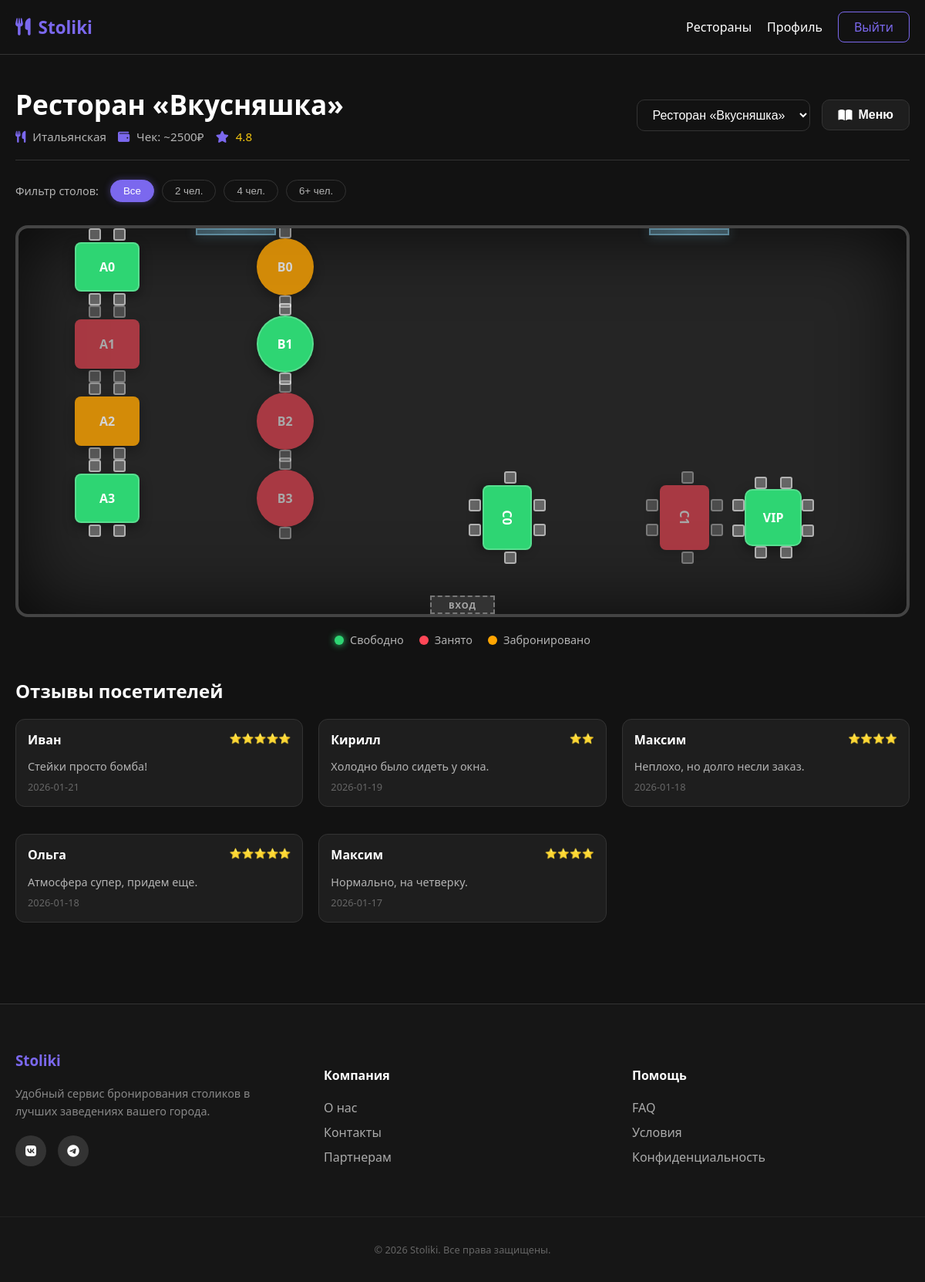
/booking?cafe=2 (signed in), run on the app's committed database.
### tables this page shows
CREATE TABLE cafes (
                 id INTEGER PRIMARY KEY AUTOINCREMENT,
                 name TEXT NOT NULL, address TEXT NOT NULL, cuisine TEXT NOT NULL, is_24h INTEGER DEFAULT 0,
                 avg_check INTEGER DEFAULT 1500, tags TEXT DEFAULT "");

CREATE TABLE tables (
                 id INTEGER PRIMARY KEY AUTOINCREMENT,
                 cafe_id INTEGER, number TEXT NOT NULL, seats INTEGER NOT NULL,
                 pos_x INTEGER DEFAULT 0, pos_y INTEGER DEFAULT 0,
                 shape TEXT DEFAULT 'rect', rotation INTEGER DEFAULT 0,
                 FOREIGN KEY(cafe_id) REFERENCES cafes(id));

CREATE TABLE reviews (
                 id INTEGER PRIMARY KEY AUTOINCREMENT,
                 cafe_id INTEGER, user_name TEXT, rating INTEGER, text TEXT, date TEXT,
                 FOREIGN KEY(cafe_id) REFERENCES cafes(id));

### app.py (the view, shortened to what this page needs)
@app.route('/booking', methods=['GET', 'POST'])
def booking():
    if 'user_id' not in session: return redirect(url_for('login'))
    conn = get_db_connection()
    selected_cafe_id = request.args.get('cafe', 1)
    current_cafe = conn.execute("SELECT * FROM cafes WHERE id=?", (selected_cafe_id,)).fetchone()
    cafes = conn.execute("SELECT id, name FROM cafes").fetchall()
    tables = conn.execute("SELECT * FROM tables WHERE cafe_id=?", (selected_cafe_id,)).fetchall()
    reviews = conn.execute("SELECT * FROM reviews WHERE cafe_id=? ORDER BY date DESC LIMIT 5",
                           (selected_cafe_id,)).fetchall()
    today = datetime.now().strftime('%Y-%m-%d')
    real_bookings = [r['table_id'] for r in conn.execute("SELECT table_id FROM bookings WHERE cafe_id=? AND date=?",
                                                         (selected_cafe_id, today)).fetchall()]
    seed = int(time.time() // 300)
    random.seed(seed + int(selected_cafe_id))
    table_statuses = {}
    for t in tables:
        t_id = t['id']
        if t_id in real_bookings:
            table_statuses[t_id] = 'occupied'
        else:
            rand = random.random()
            table_statuses[t_id] = 'free' if rand < 0.6 else 'occupied' if rand < 0.9 else 'booked'
    conn.close()
    return render_template('booking.html', current_cafe=current_cafe, all_cafes=cafes, tables=tables,
                           table_statuses=table_statuses, today=today, reviews=reviews)

### app.py (called while the page is built)
def get_db_connection():
    conn = sqlite3.connect('database.db')
    conn.row_factory = sqlite3.Row
    return conn

### templates/booking.html (shortened to what this page needs)
{% extends "base.html" %}
{% block content %}
<div class="booking-container">
    <div class="booking-header-redesigned">
        <div class="header-main-info">
            <h1 class="cafe-title">{{ current_cafe.name }}</h1>
            <div class="cafe-meta-tags">
                <span class="meta-tag"><i class="fas fa-utensils"></i> {{ current_cafe.cuisine }}</span>
                <span class="meta-tag"><i class="fas fa-wallet"></i> Чек: ~{{ current_cafe.avg_check }}₽</span>
                <span class="meta-tag rating"><i class="fas fa-star"></i> 4.8</span>
            </div>
        </div>
        <div class="header-actions">
             <div class="cafe-selector-wrapper">
                <select id="cafe-selector" onchange="location = this.value;">
                    {% for cafe in all_cafes %}
                    <option value="{{ url_for('booking', cafe=cafe.id) }}" {% if cafe.id == current_cafe.id %}selected{% endif %}>
                        {{ cafe.name }}
                    </option>
                    {% endfor %}
                </select>
            </div>
            <button class="btn-menu-dark" onclick="document.getElementById('menu-modal').style.display='block'">
                <i class="fas fa-book-open"></i> Меню
            </button>
        </div>
    </div>
    <div class="filters-bar">
        <span class="filter-label">Фильтр столов:</span>
        <div class="filter-options">
            <button class="filter-pill active" onclick="filterTables('all')">Все</button>
            <button class="filter-pill" onclick="filterTables(2)">2 чел.</button>
            <button class="filter-pill" onclick="filterTables(4)">4 чел.</button>
            <button class="filter-pill" onclick="filterTables(6)">6+ чел.</button>
        </div>
    </div>
    <div class="restaurant-map-container">
        <div class="map-door" style="bottom: 0; left: 50%; transform: translateX(-50%);">Вход</div>
        <div class="map-window" style="top: 0; left: 20%; width: 100px; height: 5px;"></div>
        <div class="map-window" style="top: 0; right: 20%; width: 100px; height: 5px;"></div>
        {% for table in tables %}
        {% set status = table_statuses[table.id] %}
        <div class="map-element shape-{{ table.shape }} status-{{ status }} table-spot"
             style="left: {{ table.pos_x }}%; top: {{ table.pos_y }}%; transform: translate(-50%, -50%) rotate({{ table.rotation }}deg);"
             data-id="{{ table.id }}"
             data-seats="{{ table.seats }}"
             data-number="{{ table.number }}"
             {% if status == 'free' %}onclick="selectTable(this)"{% endif %}>
            <span class="table-number">{{ table.number }}</span>
            {% for i in range(table.seats) %}
            <div class="chair chair-{{ i }}"></div>
            {% endfor %}
        </div>
        {% endfor %}
    </div>
    <div class="map-legend">
        <div class="legend-item"><span class="dot free"></span> Свободно</div>
        <div class="legend-item"><span class="dot occupied"></span> Занято</div>
        <div class="legend-item"><span class="dot booked"></span> Забронировано</div>
    </div>
    <div class="reviews-section">
        <h2 style="color:white; margin-bottom: 20px;">Отзывы посетителей</h2>
        <div class="reviews-grid" style="display: grid; grid-template-columns: repeat(auto-fit, minmax(300px, 1fr)); gap: 20px;">
            {% for review in reviews %}
            <div class="review-card">
                <div class="review-header">
                    <span class="review-author">{{ review.user_name }}</span>
                    <span class="review-rating">
                        {% for i in range(review.rating) %}⭐{% endfor %}
                    </span>
                </div>
                <p class="review-text">{{ review.text }}</p>
                <span class="review-date">{{ review.date }}</span>
            </div>
            {% endfor %}
        </div>
    </div>
</div>
{% endblock %}

### data on the page
cafes: name "Ресторан «Вкусняшка»", cuisine "Итальянская", avg_check "2500"
tables: number "A0", seats 4 (drawn)
tables: number "B0", seats 2 (drawn)
tables: number "A1", seats 4 (drawn)
tables: number "B1", seats 2 (drawn)
tables: number "A2", seats 4 (drawn)
tables: number "B2", seats 2 (drawn)
tables: number "A3", seats 4 (drawn)
tables: number "B3", seats 2 (drawn)
tables: number "C0", seats 6 (drawn)
tables: number "C1", seats 6 (drawn)
tables: number "VIP", seats 8 (drawn)
reviews: user_name "Иван", text "Стейки просто бомба!", date "2026-01-21"
reviews: user_name "Кирилл", text "Холодно было сидеть у окна.", date "2026-01-19"
reviews: user_name "Максим", text "Неплохо, но долго несли заказ.", date "2026-01-18"
reviews: user_name "Ольга", text "Атмосфера супер, придем еще.", date "2026-01-18"
reviews: user_name "Максим", text "Нормально, на четверку.", date "2026-01-17"

### other printed values
form field value "Ресторан «Вкусняшка»"
